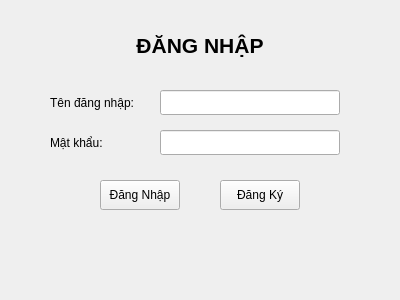
<?xml version="1.0" encoding="UTF-8"?>
<ui version="4.0">
 <class>LoginWindow</class>
 <widget class="QMainWindow" name="LoginWindow">
  <property name="geometry">
   <rect>
    <x>0</x>
    <y>0</y>
    <width>400</width>
    <height>300</height>
   </rect>
  </property>
  <property name="windowTitle">
   <string>Đăng Nhập</string>
  </property>
  <widget class="QWidget" name="centralwidget">
   <widget class="QLabel" name="label_title">
    <property name="geometry">
     <rect>
      <x>120</x>
      <y>30</y>
      <width>160</width>
      <height>30</height>
     </rect>
    </property>
    <property name="text">
     <string>ĐĂNG NHẬP</string>
    </property>
    <property name="alignment">
     <set>Qt::AlignCenter</set>
    </property>
    <property name="font">
     <font>
      <pointsize>16</pointsize>
      <weight>75</weight>
      <bold>true</bold>
     </font>
    </property>
   </widget>
   <widget class="QLabel" name="label_username">
    <property name="geometry">
     <rect>
      <x>50</x>
      <y>90</y>
      <width>100</width>
      <height>25</height>
     </rect>
    </property>
    <property name="text">
     <string>Tên đăng nhập:</string>
    </property>
   </widget>
   <widget class="QLineEdit" name="lineEdit_username">
    <property name="geometry">
     <rect>
      <x>160</x>
      <y>90</y>
      <width>180</width>
      <height>25</height>
     </rect>
    </property>
   </widget>
   <widget class="QLabel" name="label_password">
    <property name="geometry">
     <rect>
      <x>50</x>
      <y>130</y>
      <width>100</width>
      <height>25</height>
     </rect>
    </property>
    <property name="text">
     <string>Mật khẩu:</string>
    </property>
   </widget>
   <widget class="QLineEdit" name="lineEdit_password">
    <property name="geometry">
     <rect>
      <x>160</x>
      <y>130</y>
      <width>180</width>
      <height>25</height>
     </rect>
    </property>
    <property name="echoMode">
     <enum>QLineEdit::Password</enum>
    </property>
   </widget>
   <widget class="QPushButton" name="pushButton_login">
    <property name="geometry">
     <rect>
      <x>100</x>
      <y>180</y>
      <width>80</width>
      <height>30</height>
     </rect>
    </property>
    <property name="text">
     <string>Đăng Nhập</string>
    </property>
   </widget>
   <widget class="QPushButton" name="pushButton_register">
    <property name="geometry">
     <rect>
      <x>220</x>
      <y>180</y>
      <width>80</width>
      <height>30</height>
     </rect>
    </property>
    <property name="text">
     <string>Đăng Ký</string>
    </property>
   </widget>
   <widget class="QLabel" name="label_message">
    <property name="geometry">
     <rect>
      <x>50</x>
      <y>230</y>
      <width>300</width>
      <height>25</height>
     </rect>
    </property>
    <property name="text">
     <string></string>
    </property>
    <property name="alignment">
     <set>Qt::AlignCenter</set>
    </property>
    <property name="styleSheet">
     <string notr="true">color: red;</string>
    </property>
   </widget>
  </widget>
 </widget>
 <resources/>
 <connections/>
</ui> 
